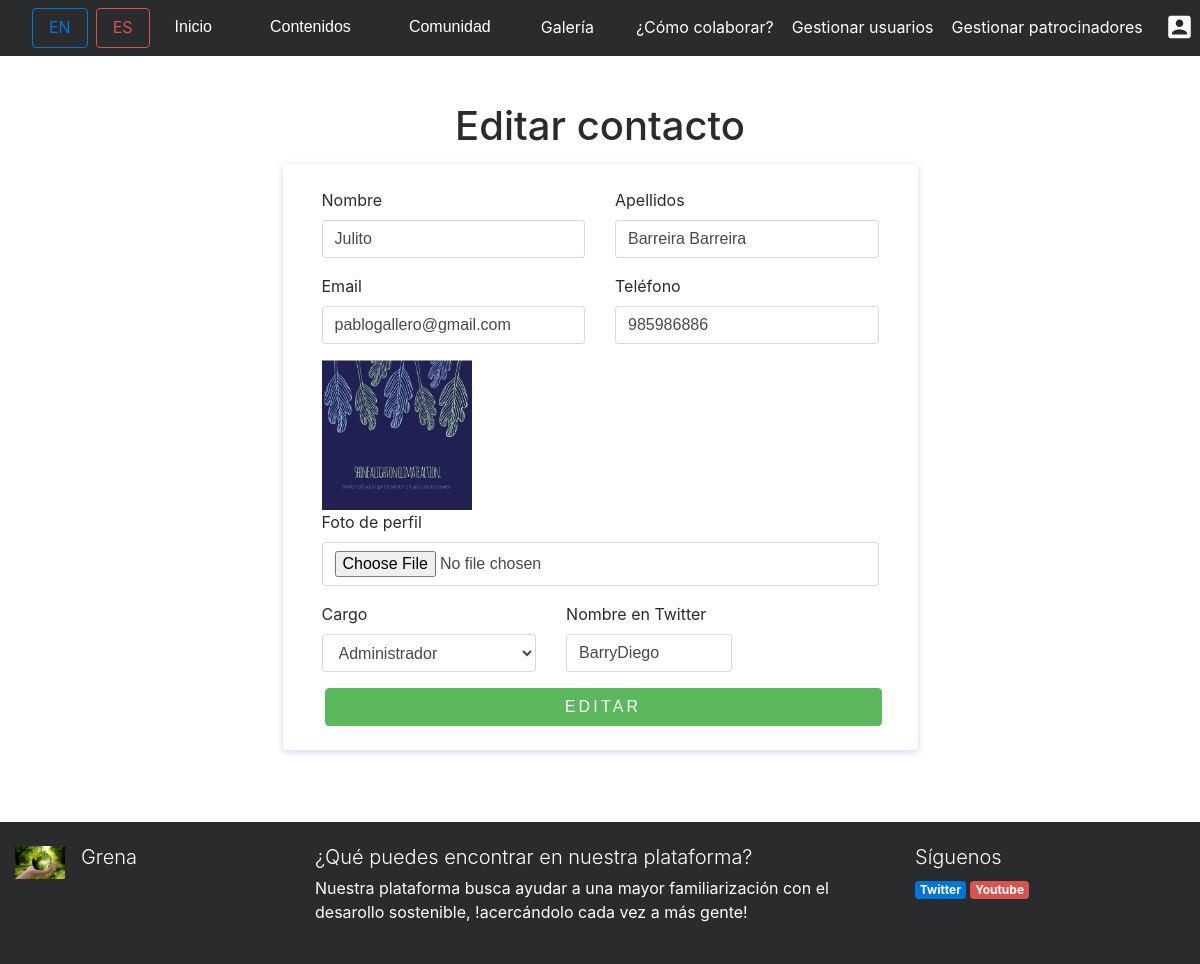
/index.php?controller=contactos&action=edit&id=1 (signed in), run on an earlier commit of the app's database.
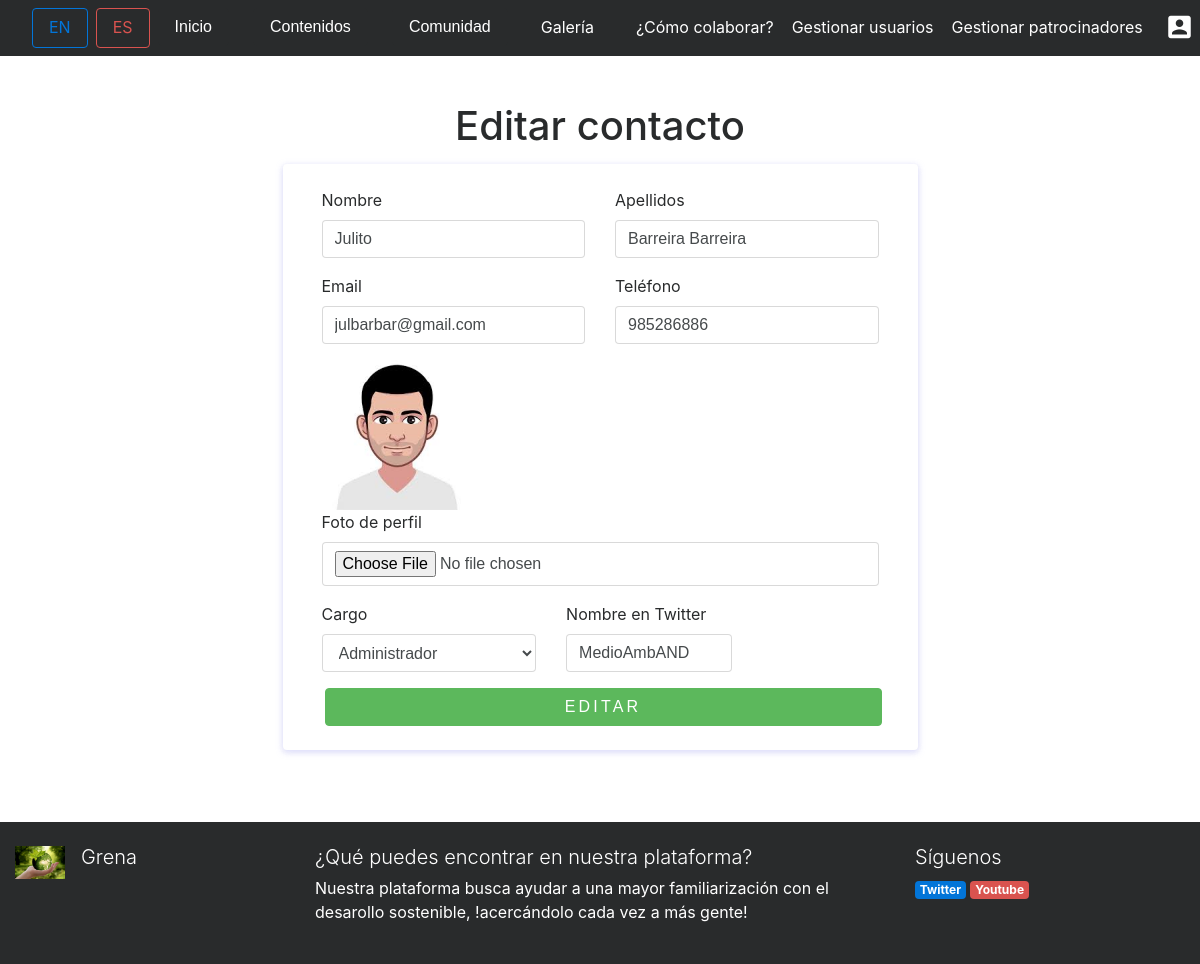
And on a later commit of the database.
### tables this page shows
CREATE TABLE IF NOT EXISTS CONTACTOS(
		ID_CONTACTO INT(10) AUTO_INCREMENT,
		NOMBRE VARCHAR(255) NOT NULL,
		APELLIDOS VARCHAR(255) NOT NULL,
		EMAIL VARCHAR(255) NOT NULL,
		CARGO VARCHAR(255) NOT NULL,
		TELEFONO VARCHAR(255) NOT NULL,
		RUTAFOTO VARCHAR(255) NOT NULL,
		RUTATWITTER VARCHAR(255) NOT NULL,
		CONSTRAINT PK_CONTACTOS PRIMARY KEY(ID_CONTACTO)

	);

### core/ViewManager.php (called while the page is built, shortened)
<?php
class ViewManager {
	private $variables = array();
	public function setVariable($varname, $value, $flash=false) {
		$this->variables[$varname] = $value;
	}
	public function getVariable($varname, $default=NULL) {
		if (!isset($this->variables[$varname])) {
			return $default;
		}
		return $this->variables[$varname];
	}
	public function render($controller, $viewname) {
		include(__DIR__."/../view/$controller/$viewname.php");
	}
	private static $viewmanager_singleton = NULL;
	public static function getInstance() {
		if (self::$viewmanager_singleton == null) {
			self::$viewmanager_singleton = new ViewManager();
		}
		return self::$viewmanager_singleton;
	}
}

### controller/ContactosController.php (called while the page is built, shortened)
<?php
require_once(__DIR__."/../model/Contacto.php");
require_once(__DIR__."/../model/ContactoMapper.php");
require_once(__DIR__."/../core/ViewManager.php");
class ContactosController extends BaseController {
	private $contactoMapper;
	public function __construct() {
		$this->contactoMapper = new ContactoMapper();
	}
	public function edit() {
		try{
		$contactoid = $_GET["id"];
		$contacto= $this->contactoMapper->findById($contactoid);
	$this->view->setVariable("contacto", $contacto);
	$this->view->render("contactos", "edit");
} catch(Exception $ex) {
	$this->view->popFlashF();
header("Location: index.php?controller=contactos&action=showall");
}
	}
}

### index.php (called while the page is built, shortened)
<?php
function run() {
	try {
		$controller = loadController($_GET["controller"]);
		$actionName = $_GET["action"];
		$controller->$actionName();
	} catch(Exception $ex) {
		die("An exception occured!!!!!".$ex->getMessage());
	}
}
function loadController($controllerName) {
	return new $controllerClassName();
}
run();
?>

### core/I18n.php (called while the page is built, shortened)
<?php
class I18n {
	private $messages;
	public function i18n($key) {
		if (isset($this->messages[$key])){
			return $this->messages[$key];
		}else{
			return $key;
		}
	}
	private static $i18n_singleton = null;
	public static function getInstance() {
		if (self::$i18n_singleton == NULL) {
			self::$i18n_singleton = new I18n();
		}
		return self::$i18n_singleton;
	}
}
function i18n($key) {
	return I18n::getInstance()->i18n($key);
}

### model/Contacto.php (called while the page is built, shortened)
<?php
class Contacto {
	private $id;
	private $nombre;
	private $apellidos;
	private $email;
	private $telefono;
	private $rutafoto;
	private $rutatwitter;
	public function __construct($id=NULL, $nombre=NULL,$apellidos=NULL,$email=NULL,$cargo=NULL,$telefono=NULL,$rutafoto=NULL,$rutatwitter=NULL) {
		$this->id = $id;
		$this->nombre= $nombre;
        $this->apellidos= $apellidos;
        $this->email= $email;
        $this->telefono= $telefono;
        $this->rutafoto= $rutafoto;
        $this->rutatwitter= $rutatwitter;
	}
	public function getId() {
		return $this->id;
	}
	public function getNombre() {
		return $this->nombre;
	}
	public function getApellidos() {
		return $this->apellidos;
	}
	public function getEmail() {
		return $this->email;
	}
	public function getTelefono() {
		return $this->telefono;
	}
    public function getRutafoto() {
		return $this->rutafoto;
	}
    public function getRutatwitter() {
		return $this->rutatwitter;
	}
}

### model/ContactoMapper.php (called while the page is built, shortened)
<?php
require_once(__DIR__."/../core/PDOConnection.php");
require_once(__DIR__."/../model/Contacto.php");
class ContactoMapper {
	private $db;
	public function __construct() {
		$this->db = PDOConnection::getInstance();
	}
	public function findById($contid){
		$stmt = $this->db->prepare("SELECT * FROM CONTACTOS WHERE ID_CONTACTO=?");
		$stmt->execute(array($contid));
		$cont = $stmt->fetch(PDO::FETCH_ASSOC);
		if($cont != null) {
			return new Contacto(
			$cont["ID_CONTACTO"],
			$cont["NOMBRE"],
			$cont["APELLIDOS"],
			$cont["EMAIL"],
			$cont["CARGO"],
			$cont["TELEFONO"],
			$cont["RUTAFOTO"],
			$cont["RUTATWITTER"],);
		} else {
			return NULL;
		}
	}
	}

### core/PDOConnection.php (called while the page is built)
<?php
class PDOConnection {
	private static $dbhost = "127.0.0.1";
	private static $dbname = "GRENA";
	private static $dbuser = "grena";
	private static $dbpass = "grena21";
	private static $db_singleton = null;
	public static function getInstance() {
		if (self::$db_singleton == null) {
			self::$db_singleton = new PDO(
			"mysql:host=".self::$dbhost.";dbname=".self::$dbname.";charset=utf8",
			self::$dbuser,
			self::$dbpass,
			array(
				PDO::ATTR_EMULATE_PREPARES => false,
				PDO::ATTR_ERRMODE => PDO::ERRMODE_EXCEPTION
			)
		);
	}
	return self::$db_singleton;
}
}
?>

### view/contactos/edit.php (the view, shortened to what the changed rows need)
<?php
require_once(__DIR__."/../../core/ViewManager.php");
$view = ViewManager::getInstance();
$contacto= $view->getVariable("contacto");
?>
<div class="container mb-5"><div class=" text-center mt-5 ">
        <h1><?= i18n("Editar contacto")?></h1>
    </div>
    <div class="row ">
        <div class="col-lg-7 mx-auto">
            <div class="card mt-2 mx-auto p-4 bg-light">
                <div class="card-body bg-light">
                    <div class="container">
                        <form id="contact-form" role="form" action="index.php?controller=contactos&amp;action=edit&amp;id=<?= $contacto->getId() ?>" onsubmit="return validarformulariocontactoedit()" method="POST" enctype="multipart/form-data">
                            <div class="controls">
                                <div class="row">
                                    <div class="col-md-6">
                                        <div class="form-group"> <label for="nombre"><?= i18n("Nombre")?></label> <input id="nombre" onblur="comprobarAlfabetico(this.id,50)"  type="text" name="nombre" class="form-control" value="<?= $contacto->getNombre() ?>" placeholder="<?= i18n("Introduzca aquí el nombre")?>" required="required" > </div>
                                    </div>
                                    <div class="col-md-6">
                                        <div class="form-group"> <label for="apellidos"><?= i18n("Apellidos")?></label> <input id="apellidos" onblur="comprobarAlfabetico(this.id,50)"  type="text" name="apellidos" class="form-control" value="<?= $contacto->getApellidos() ?>" placeholder="<?= i18n("Introduzca aquí los apellidos")?>" required="required" > </div>
                                    </div>
                                </div>
                                <div class="row">
                                    <div class="col-md-6">
                                        <div class="form-group"> <label for="email">Email</label> <input id="email" onblur="comprobarEmail(this.id)" type="text" name="email" class="form-control" value="<?= $contacto->getEmail() ?>" placeholder="<?= i18n("Introduzca aquí el email")?>" required="required" > </div>
                                    </div>
                                    <div class="col-md-6">
                                        <div class="form-group"> <label for="telefono"><?= i18n("Teléfono")?></label> <input id="telefono" onblur="comprobarTelf(this.id)" type="text" name="telefono" class="form-control" value="<?= $contacto->getTelefono() ?>" placeholder="<?= i18n("Introduzca aquí el teléfono")?>" required="required" > </div>
                                    </div>
                                </div>
                                <div class="row">
                                    <div class="col-md-12">
                                    <img id="preview" src="images/<?= $contacto->getRutafoto() ?>"  width="150" height="150" alt="Preview" />
                                        <div class="form-group"> <label for="rutafoto"><?= i18n("Foto de perfil")?></label> <input id="fotoperfil" type="file" accept="image/png, .jpeg, .jpg, image/gif" name="rutafoto" class="form-control"  > </div>
                                    </div>
                                    <div class="col-md-4">
                                        <div class="form-group"> <label for="rutatwitter"> <?= i18n("Nombre en Twitter")?></label> <input id="twitter" onblur="comprobarTexto(this.id,25)"  type="text" name="rutatwitter" class="form-control" value="<?= $contacto->getRutatwitter() ?>" placeholder="<?= i18n("Su @ en Twitter")?>" required="required" > </div>
                                    </div>
                                </div>
                            </div>
                        </form>
                    </div>
                </div>
            </div>
        </div>
    </div>
</div>

What changed in the data, as far as the page shows it:
changed contactos "Julito": email "pablogallero@gmail.com" → "julbarbar@gmail.com"; telefono "985986886" → "985286886"; RUTAFOTO: a different picture; rutatwitter "BarryDiego" → "MedioAmbAND"
